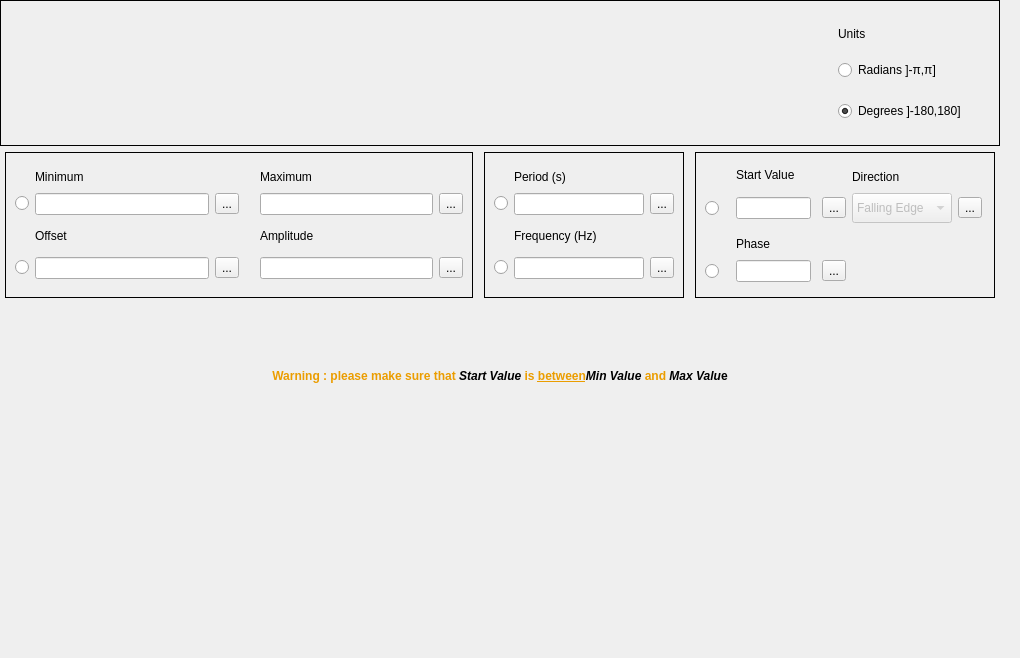
<?xml version="1.0" encoding="UTF-8"?>
<ui version="4.0">
 <class>GTAEquationSinusWidget</class>
 <widget class="QWidget" name="GTAEquationSinusWidget">
  <property name="geometry">
   <rect>
    <x>0</x>
    <y>0</y>
    <width>1020</width>
    <height>658</height>
   </rect>
  </property>
  <property name="minimumSize">
   <size>
    <width>1020</width>
    <height>658</height>
   </size>
  </property>
  <property name="maximumSize">
   <size>
    <width>1020</width>
    <height>658</height>
   </size>
  </property>
  <property name="windowTitle">
   <string>Form</string>
  </property>
  <widget class="QWidget" name="verticalWidget" native="true">
   <property name="geometry">
    <rect>
     <x>0</x>
     <y>0</y>
     <width>1000</width>
     <height>601</height>
    </rect>
   </property>
   <property name="minimumSize">
    <size>
     <width>1000</width>
     <height>0</height>
    </size>
   </property>
   <property name="maximumSize">
    <size>
     <width>1000</width>
     <height>16777215</height>
    </size>
   </property>
   <layout class="QVBoxLayout" name="verticalLayout">
    <item>
     <widget class="QFrame" name="horizontalFrame_2">
      <property name="frameShape">
       <enum>QFrame::Box</enum>
      </property>
      <layout class="QHBoxLayout" name="horizontalLayout_3">
       <item>
        <widget class="QLabel" name="equationLB">
         <property name="minimumSize">
          <size>
           <width>800</width>
           <height>80</height>
          </size>
         </property>
         <property name="maximumSize">
          <size>
           <width>800</width>
           <height>80</height>
          </size>
         </property>
         <property name="text">
          <string/>
         </property>
         <property name="pixmap">
          <pixmap resource="../resource.qrc">:/images/forms/img/EQUATION_SINUS_OFFAMP_FREQ.png</pixmap>
         </property>
        </widget>
       </item>
       <item>
        <layout class="QVBoxLayout" name="verticalLayout_2">
         <property name="spacing">
          <number>7</number>
         </property>
         <property name="sizeConstraint">
          <enum>QLayout::SetDefaultConstraint</enum>
         </property>
         <item>
          <widget class="QLabel" name="unitsLB">
           <property name="minimumSize">
            <size>
             <width>0</width>
             <height>15</height>
            </size>
           </property>
           <property name="maximumSize">
            <size>
             <width>16777215</width>
             <height>10</height>
            </size>
           </property>
           <property name="text">
            <string>Units</string>
           </property>
          </widget>
         </item>
         <item>
          <widget class="QRadioButton" name="buttonRadians">
           <property name="minimumSize">
            <size>
             <width>110</width>
             <height>0</height>
            </size>
           </property>
           <property name="maximumSize">
            <size>
             <width>110</width>
             <height>16777215</height>
            </size>
           </property>
           <property name="text">
            <string>Radians ]-π,π]</string>
           </property>
           <property name="checkable">
            <bool>true</bool>
           </property>
           <property name="autoExclusive">
            <bool>true</bool>
           </property>
          </widget>
         </item>
         <item>
          <widget class="QRadioButton" name="buttonDegrees">
           <property name="minimumSize">
            <size>
             <width>140</width>
             <height>0</height>
            </size>
           </property>
           <property name="maximumSize">
            <size>
             <width>140</width>
             <height>16777215</height>
            </size>
           </property>
           <property name="text">
            <string>Degrees ]-180,180]</string>
           </property>
           <property name="checkable">
            <bool>true</bool>
           </property>
           <property name="checked">
            <bool>true</bool>
           </property>
           <property name="autoExclusive">
            <bool>true</bool>
           </property>
          </widget>
         </item>
        </layout>
       </item>
      </layout>
     </widget>
    </item>
    <item>
     <layout class="QHBoxLayout" name="horizontalLayout_4">
      <item>
       <widget class="QFrame" name="gridFrame_6">
        <property name="enabled">
         <bool>true</bool>
        </property>
        <property name="minimumSize">
         <size>
          <width>300</width>
          <height>20</height>
         </size>
        </property>
        <property name="maximumSize">
         <size>
          <width>468</width>
          <height>16777215</height>
         </size>
        </property>
        <property name="frameShape">
         <enum>QFrame::Box</enum>
        </property>
        <layout class="QGridLayout" name="gridLayout_11">
         <item row="1" column="0">
          <widget class="QRadioButton" name="buttonMinMax">
           <property name="text">
            <string/>
           </property>
          </widget>
         </item>
         <item row="0" column="1">
          <widget class="QLabel" name="minValueLB">
           <property name="minimumSize">
            <size>
             <width>0</width>
             <height>15</height>
            </size>
           </property>
           <property name="maximumSize">
            <size>
             <width>16777215</width>
             <height>10</height>
            </size>
           </property>
           <property name="text">
            <string>Minimum</string>
           </property>
          </widget>
         </item>
         <item row="0" column="4">
          <widget class="QLabel" name="maxValueLB">
           <property name="minimumSize">
            <size>
             <width>0</width>
             <height>15</height>
            </size>
           </property>
           <property name="maximumSize">
            <size>
             <width>16777215</width>
             <height>10</height>
            </size>
           </property>
           <property name="text">
            <string>Maximum</string>
           </property>
          </widget>
         </item>
         <item row="2" column="1">
          <widget class="QLabel" name="offsetLB">
           <property name="minimumSize">
            <size>
             <width>0</width>
             <height>15</height>
            </size>
           </property>
           <property name="maximumSize">
            <size>
             <width>16777215</width>
             <height>20</height>
            </size>
           </property>
           <property name="text">
            <string>Offset</string>
           </property>
          </widget>
         </item>
         <item row="3" column="3">
          <spacer name="horizontalSpacer_2">
           <property name="orientation">
            <enum>Qt::Horizontal</enum>
           </property>
           <property name="sizeType">
            <enum>QSizePolicy::Fixed</enum>
           </property>
           <property name="sizeHint" stdset="0">
            <size>
             <width>15</width>
             <height>20</height>
            </size>
           </property>
          </spacer>
         </item>
         <item row="1" column="2">
          <widget class="QToolButton" name="SearchMinVal">
           <property name="text">
            <string>...</string>
           </property>
           <property name="icon">
            <iconset resource="../resource.qrc">
             <normaloff>:/images/forms/img/SEARCH.png</normaloff>:/images/forms/img/SEARCH.png</iconset>
           </property>
           <property name="iconSize">
            <size>
             <width>15</width>
             <height>15</height>
            </size>
           </property>
          </widget>
         </item>
         <item row="3" column="4">
          <widget class="QLineEdit" name="ampLE"/>
         </item>
         <item row="3" column="0">
          <widget class="QRadioButton" name="buttonOffAmp">
           <property name="text">
            <string/>
           </property>
          </widget>
         </item>
         <item row="3" column="5">
          <widget class="QToolButton" name="SearchAmplitude_2">
           <property name="text">
            <string>...</string>
           </property>
           <property name="icon">
            <iconset resource="../resource.qrc">
             <normaloff>:/images/forms/img/SEARCH.png</normaloff>:/images/forms/img/SEARCH.png</iconset>
           </property>
           <property name="iconSize">
            <size>
             <width>15</width>
             <height>15</height>
            </size>
           </property>
          </widget>
         </item>
         <item row="3" column="1">
          <widget class="QLineEdit" name="offsetLE"/>
         </item>
         <item row="1" column="1">
          <widget class="QLineEdit" name="minValueLE"/>
         </item>
         <item row="1" column="4">
          <widget class="QLineEdit" name="maxValueLE"/>
         </item>
         <item row="1" column="5">
          <widget class="QToolButton" name="SearchMaxVal">
           <property name="text">
            <string>...</string>
           </property>
           <property name="icon">
            <iconset resource="../resource.qrc">
             <normaloff>:/images/forms/img/SEARCH.png</normaloff>:/images/forms/img/SEARCH.png</iconset>
           </property>
           <property name="iconSize">
            <size>
             <width>15</width>
             <height>15</height>
            </size>
           </property>
          </widget>
         </item>
         <item row="1" column="3">
          <spacer name="horizontalSpacer">
           <property name="orientation">
            <enum>Qt::Horizontal</enum>
           </property>
           <property name="sizeType">
            <enum>QSizePolicy::Fixed</enum>
           </property>
           <property name="sizeHint" stdset="0">
            <size>
             <width>15</width>
             <height>20</height>
            </size>
           </property>
          </spacer>
         </item>
         <item row="3" column="2">
          <widget class="QToolButton" name="SearchOffset_2">
           <property name="text">
            <string>...</string>
           </property>
           <property name="icon">
            <iconset resource="../resource.qrc">
             <normaloff>:/images/forms/img/SEARCH.png</normaloff>:/images/forms/img/SEARCH.png</iconset>
           </property>
           <property name="iconSize">
            <size>
             <width>15</width>
             <height>15</height>
            </size>
           </property>
          </widget>
         </item>
         <item row="2" column="4">
          <widget class="QLabel" name="ampLB">
           <property name="minimumSize">
            <size>
             <width>0</width>
             <height>15</height>
            </size>
           </property>
           <property name="maximumSize">
            <size>
             <width>16777215</width>
             <height>20</height>
            </size>
           </property>
           <property name="text">
            <string>Amplitude</string>
           </property>
          </widget>
         </item>
        </layout>
       </widget>
      </item>
      <item>
       <widget class="QFrame" name="gridFrame_5">
        <property name="minimumSize">
         <size>
          <width>200</width>
          <height>0</height>
         </size>
        </property>
        <property name="maximumSize">
         <size>
          <width>200</width>
          <height>16777215</height>
         </size>
        </property>
        <property name="frameShape">
         <enum>QFrame::Box</enum>
        </property>
        <layout class="QGridLayout" name="gridLayout_10" columnstretch="0,0,0">
         <item row="3" column="1">
          <widget class="QLineEdit" name="frequencyLE"/>
         </item>
         <item row="1" column="0">
          <widget class="QRadioButton" name="buttonPeriod">
           <property name="text">
            <string/>
           </property>
          </widget>
         </item>
         <item row="1" column="1">
          <widget class="QLineEdit" name="periodLE"/>
         </item>
         <item row="2" column="1">
          <widget class="QLabel" name="frequencyLB">
           <property name="minimumSize">
            <size>
             <width>0</width>
             <height>15</height>
            </size>
           </property>
           <property name="maximumSize">
            <size>
             <width>16777215</width>
             <height>20</height>
            </size>
           </property>
           <property name="text">
            <string>Frequency (Hz)</string>
           </property>
          </widget>
         </item>
         <item row="0" column="1">
          <widget class="QLabel" name="periodLB">
           <property name="minimumSize">
            <size>
             <width>0</width>
             <height>15</height>
            </size>
           </property>
           <property name="maximumSize">
            <size>
             <width>16777215</width>
             <height>10</height>
            </size>
           </property>
           <property name="text">
            <string>Period (s)</string>
           </property>
          </widget>
         </item>
         <item row="3" column="0">
          <widget class="QRadioButton" name="buttonFreq">
           <property name="text">
            <string/>
           </property>
          </widget>
         </item>
         <item row="1" column="2">
          <widget class="QToolButton" name="SearchPeriod">
           <property name="text">
            <string>...</string>
           </property>
           <property name="icon">
            <iconset resource="../resource.qrc">
             <normaloff>:/images/forms/img/SEARCH.png</normaloff>:/images/forms/img/SEARCH.png</iconset>
           </property>
           <property name="iconSize">
            <size>
             <width>15</width>
             <height>15</height>
            </size>
           </property>
          </widget>
         </item>
         <item row="3" column="2">
          <widget class="QToolButton" name="SearchFrequency">
           <property name="text">
            <string>...</string>
           </property>
           <property name="icon">
            <iconset resource="../resource.qrc">
             <normaloff>:/images/forms/img/SEARCH.png</normaloff>:/images/forms/img/SEARCH.png</iconset>
           </property>
           <property name="iconSize">
            <size>
             <width>15</width>
             <height>15</height>
            </size>
           </property>
          </widget>
         </item>
        </layout>
       </widget>
      </item>
      <item>
       <widget class="QFrame" name="gridFrame_7">
        <property name="minimumSize">
         <size>
          <width>300</width>
          <height>0</height>
         </size>
        </property>
        <property name="maximumSize">
         <size>
          <width>250</width>
          <height>16777215</height>
         </size>
        </property>
        <property name="frameShape">
         <enum>QFrame::Box</enum>
        </property>
        <layout class="QGridLayout" name="gridLayout_12">
         <property name="sizeConstraint">
          <enum>QLayout::SetDefaultConstraint</enum>
         </property>
         <item row="2" column="0">
          <widget class="QRadioButton" name="buttonStartValueDir">
           <property name="sizePolicy">
            <sizepolicy hsizetype="Minimum" vsizetype="Minimum">
             <horstretch>0</horstretch>
             <verstretch>0</verstretch>
            </sizepolicy>
           </property>
           <property name="maximumSize">
            <size>
             <width>25</width>
             <height>16777215</height>
            </size>
           </property>
           <property name="text">
            <string/>
           </property>
           <property name="autoExclusive">
            <bool>true</bool>
           </property>
          </widget>
         </item>
         <item row="6" column="0">
          <widget class="QRadioButton" name="buttonPhase">
           <property name="sizePolicy">
            <sizepolicy hsizetype="Minimum" vsizetype="Minimum">
             <horstretch>0</horstretch>
             <verstretch>0</verstretch>
            </sizepolicy>
           </property>
           <property name="maximumSize">
            <size>
             <width>25</width>
             <height>16777215</height>
            </size>
           </property>
           <property name="text">
            <string/>
           </property>
           <property name="autoExclusive">
            <bool>true</bool>
           </property>
          </widget>
         </item>
         <item row="2" column="4">
          <widget class="QComboBox" name="directionCB">
           <property name="enabled">
            <bool>false</bool>
           </property>
           <property name="sizePolicy">
            <sizepolicy hsizetype="Fixed" vsizetype="Fixed">
             <horstretch>0</horstretch>
             <verstretch>0</verstretch>
            </sizepolicy>
           </property>
           <property name="minimumSize">
            <size>
             <width>100</width>
             <height>30</height>
            </size>
           </property>
           <property name="maximumSize">
            <size>
             <width>100</width>
             <height>30</height>
            </size>
           </property>
           <property name="currentIndex">
            <number>1</number>
           </property>
           <item>
            <property name="text">
             <string>Rising Edge</string>
            </property>
           </item>
           <item>
            <property name="text">
             <string>Falling Edge</string>
            </property>
           </item>
          </widget>
         </item>
         <item row="0" column="2">
          <widget class="QLabel" name="startValueLB">
           <property name="minimumSize">
            <size>
             <width>80</width>
             <height>15</height>
            </size>
           </property>
           <property name="maximumSize">
            <size>
             <width>16777215</width>
             <height>15</height>
            </size>
           </property>
           <property name="text">
            <string>Start Value</string>
           </property>
          </widget>
         </item>
         <item row="6" column="2">
          <widget class="QLineEdit" name="phaseLE">
           <property name="maximumSize">
            <size>
             <width>75</width>
             <height>16777215</height>
            </size>
           </property>
          </widget>
         </item>
         <item row="6" column="3">
          <widget class="QToolButton" name="SearchPhase">
           <property name="text">
            <string>...</string>
           </property>
           <property name="icon">
            <iconset resource="../resource.qrc">
             <normaloff>:/images/forms/img/SEARCH.png</normaloff>:/images/forms/img/SEARCH.png</iconset>
           </property>
           <property name="iconSize">
            <size>
             <width>15</width>
             <height>15</height>
            </size>
           </property>
          </widget>
         </item>
         <item row="2" column="5">
          <widget class="QToolButton" name="SearchDirection">
           <property name="text">
            <string>...</string>
           </property>
           <property name="icon">
            <iconset resource="../resource.qrc">
             <normaloff>:/images/forms/img/SEARCH.png</normaloff>:/images/forms/img/SEARCH.png</iconset>
           </property>
           <property name="iconSize">
            <size>
             <width>15</width>
             <height>15</height>
            </size>
           </property>
          </widget>
         </item>
         <item row="0" column="4">
          <widget class="QLabel" name="directionLB">
           <property name="minimumSize">
            <size>
             <width>0</width>
             <height>15</height>
            </size>
           </property>
           <property name="maximumSize">
            <size>
             <width>16777215</width>
             <height>10</height>
            </size>
           </property>
           <property name="text">
            <string>Direction</string>
           </property>
          </widget>
         </item>
         <item row="5" column="2">
          <widget class="QLabel" name="phaseLB">
           <property name="minimumSize">
            <size>
             <width>0</width>
             <height>15</height>
            </size>
           </property>
           <property name="maximumSize">
            <size>
             <width>16777215</width>
             <height>10</height>
            </size>
           </property>
           <property name="text">
            <string>Phase</string>
           </property>
          </widget>
         </item>
         <item row="2" column="3">
          <widget class="QToolButton" name="SearchStartVal">
           <property name="text">
            <string>...</string>
           </property>
           <property name="icon">
            <iconset resource="../resource.qrc">
             <normaloff>:/images/forms/img/SEARCH.png</normaloff>:/images/forms/img/SEARCH.png</iconset>
           </property>
           <property name="iconSize">
            <size>
             <width>15</width>
             <height>15</height>
            </size>
           </property>
          </widget>
         </item>
         <item row="2" column="2">
          <widget class="QLineEdit" name="startValueLE">
           <property name="maximumSize">
            <size>
             <width>75</width>
             <height>16777215</height>
            </size>
           </property>
          </widget>
         </item>
        </layout>
       </widget>
      </item>
     </layout>
    </item>
    <item>
     <widget class="QLabel" name="label">
      <property name="lineWidth">
       <number>1</number>
      </property>
      <property name="text">
       <string>&lt;html&gt;&lt;head/&gt;&lt;body&gt;&lt;p&gt;&lt;span style=&quot; font-weight:600; color:#eb9d00;&quot;&gt;Warning : please make sure that &lt;/span&gt;&lt;span style=&quot; font-weight:600; font-style:italic; color:#000000;&quot;&gt;Start Value&lt;/span&gt;&lt;span style=&quot; font-weight:600; color:#eb9d00;&quot;&gt; is &lt;/span&gt;&lt;span style=&quot; font-weight:600; text-decoration: underline; color:#eb9d00;&quot;&gt;between&lt;/span&gt;&lt;span style=&quot; font-weight:600; color:#eb9d00;&quot;/&gt;&lt;span style=&quot; font-weight:600; font-style:italic; color:#000000;&quot;&gt;Min Value&lt;/span&gt;&lt;span style=&quot; font-weight:600; color:#eb9d00;&quot;&gt; and &lt;/span&gt;&lt;span style=&quot; font-weight:600; font-style:italic; color:#000000;&quot;&gt;Max Valu&lt;/span&gt;&lt;span style=&quot; font-weight:600; color:#000000;&quot;&gt;e&lt;/span&gt;&lt;/p&gt;&lt;/body&gt;&lt;/html&gt;</string>
      </property>
      <property name="textFormat">
       <enum>Qt::RichText</enum>
      </property>
      <property name="alignment">
       <set>Qt::AlignCenter</set>
      </property>
     </widget>
    </item>
    <item>
     <layout class="QHBoxLayout" name="horizontalLayout">
      <property name="leftMargin">
       <number>7</number>
      </property>
      <item>
       <widget class="QLabel" name="graphLB">
        <property name="text">
         <string/>
        </property>
        <property name="pixmap">
         <pixmap resource="../resource.qrc">:/images/forms/img/sinus.png</pixmap>
        </property>
        <property name="scaledContents">
         <bool>true</bool>
        </property>
        <property name="alignment">
         <set>Qt::AlignCenter</set>
        </property>
       </widget>
      </item>
     </layout>
    </item>
   </layout>
  </widget>
 </widget>
 <resources>
  <include location="../resource.qrc"/>
 </resources>
 <connections/>
</ui>
